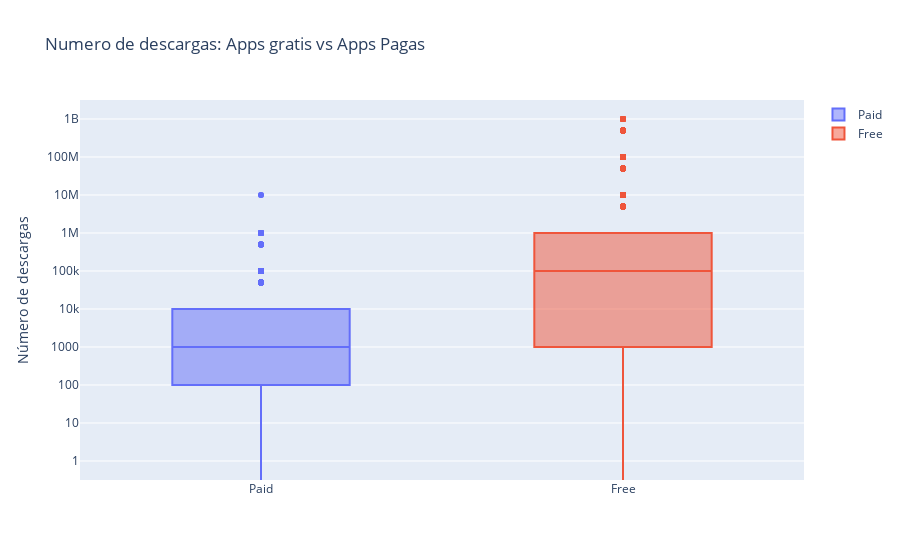

The notebook cell saved with this chart:
### Markdown cell above
# Popularidad de aplicaciones pagas vs gratis

Para las aplicaciones de la Google Play Store, existen cinco tipos de estrategias de precios: gratis, freemium, de pago, paymium y suscripción. Pero vamos a enfocarnos en las aplicaciones pagas y gratis

Características de las aplicaciones grátis:

<li>Son de descarga gratis</li>
<li>A veces son creadas por empresas que tienen otros productos, y esas apps terminan siendo extensiones de estos</li>
<li>Su principal fuente de ingresos, suele ser publicidad</li>

Características de las aplicaciones pagas:

<li>Los usuarios suelen pagar una vez, y usan para siempre</li>
<li>El usuario no puede tener una completa visión de la aplicación sin comprarla, solo una muestra gratis</li>

Las aplicaciones pagas son tan descargadas como las gratis?

### Code cell
trace0 = go.Box(
    # Data para aplicaciones pagas
    y = apps[apps['Type'] == 'Paid']['Installs'],
    name = 'Paid'
)

trace1 = go.Box(
    # Data para aplicaciones grátis
    y = apps[apps['Type'] == 'Free']['Installs'],
    name = 'Free'
)

layout = go.Layout(
    title = "Numero de descargas: Apps gratis vs Apps Pagas",
    yaxis = dict(title = "Número de descargas",
                type = 'log',
                autorange = True)
)

# Añadimos trace0 (pagas) y trace1 (gratis) para graficar
data = [trace0, trace1]
plotly.offline.iplot({'data': data, 'layout': layout})

### Figure 1 — Plotly figure (JSON) as saved in the notebook; plotly's stock layout.template omitted (floating-point values rounded to 4 significant figures; data arrays with more than 128 entries replaced by an {"elided": "..."} marker saying what was removed)
{"data": [{"name": "Paid", "type": "box", "y": {"elided": "756 int values"}}, {"name": "Free", "type": "box", "y": {"elided": "8903 int values"}}], "layout": {"title": {"text": "Numero de descargas: Apps gratis vs Apps Pagas"}, "yaxis": {"autorange": true, "title": {"text": "Número de descargas"}, "type": "log"}}}
